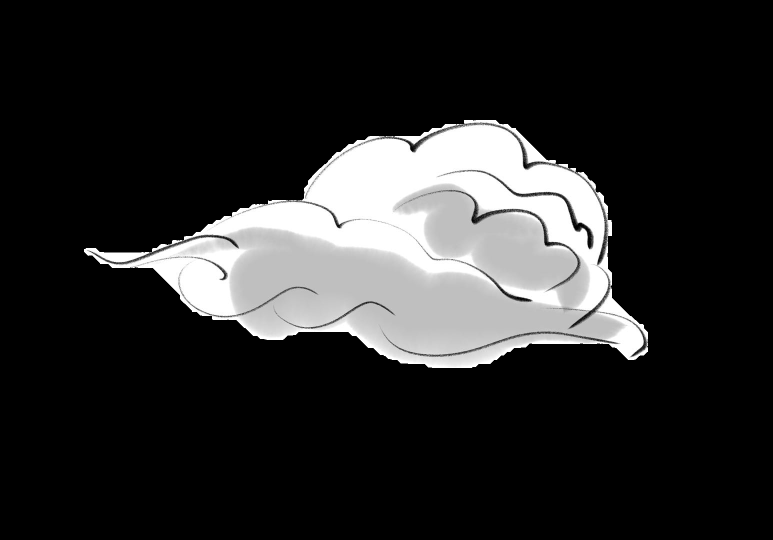
#> input picture src/backgroud/cloud_contour.png, 1546 x 1080 px (shown at 1/2 size)
$ python threading_flash.py
#> lines starting #> are read from the running program, lines starting #| are printed output that depends on the picture
import cv2
import os
from add_pic import *
from extract_contour_by_tools import *
from generate_flash import *
# need to kenow the nums of video and the video path
import threading
from time import sleep
import random
class Flash:
    def __init__(self):
        self._runing = True
        self.cloud_frame = cv.imread("src/backgroud/cloud_contour.png")
#> self.cloud_frame is the input picture: shape (1080, 1546, 3); min 0, max 255, mean 41.5
        self.cloud_frame = cv2.resize(self.cloud_frame,(int(self.cloud_frame.shape[1]/6),int(self.cloud_frame.shape[1]/6)))
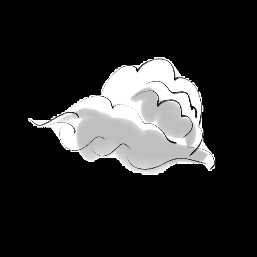
#> self.cloud_frame: shape (257, 257, 3); min 0, max 255, mean 41.5
    def terminate(self):
        self._runing = False
    def generate_raw_flash(self,video_path):
        while True:
            video_files = os.listdir(video_path)
            video_files.sort()
            print("video files is; ",video_files)
            # cv2.namedWindow("image",cv2.WINDOW_NORMAL)
            if len(video_files) == 1:
                cap = cv2.VideoCapture(os.path.join(video_path,video_files[0]))
                i = 0
                while self._runing:
                    print("in thread 1 loop")
                    i += 1
                    try:
                        _,frame = cap.read()
                        if frame is None:
                            break
                        rate = 0.02 / 100 * i
                        trans_cloud_frame = fangshe(self.cloud_frame,rate)
                        frame = add_image_to_background_cloud(trans_cloud_frame,frame,i,0)
                        cv2.imwrite("file.png",frame)
                        sleep(0.05)
                        current_file_num = len(os.listdir(video_path))
                        if current_file_num != 1:
                            break
                        if i > 1000:
                            i =  0
                    except:
                        continue

            if len(video_files) == 2:
                cap = cv2.VideoCapture(os.path.join(video_path,video_files[0]))
                cap1 = cv2.VideoCapture(os.path.join(video_path,video_files[1]))
                i = 0
                while self._runing:
                    i += 1
                    if i > 1000:
                        i = 0
                    print("in thread 2 loop")
                    try:
                        b_ret,background = cap.read()
                        if not b_ret:
                            cap.release()
                            cap = cv2.VideoCapture(os.path.join(video_path,video_files[0]))
                            b_ret,background = cap.read()
                        o1_ret,object_frame1 = cap1.read()
                        if not o1_ret:
                            cap1.release()
                            cap1 = cv2.VideoCapture(os.path.join(video_path,video_files[1]))
                            o1_ret,object_frame1 = cap1.read()
                        background = cv2.resize(background,(1920,1080))

                        rate = 0.02 / 100 * i
                        trans_cloud_frame = fangshe(self.cloud_frame,rate)
                        print("^^^^^ : ",video_files[1])
                        frame = add_image_to_background_cloud(trans_cloud_frame,background,i,0)
                        total_frame = add_image_to_background_cloud(object_frame1,frame,200 + i,400)
                        cv2.imwrite("file.png",total_frame)
                        sleep(0.05)
                        current_file_num = len(os.listdir(video_path))
                        if current_file_num != 2:
                            break
                    except:
                        continue
                    # cv2.imshow("frame1",total_frame)
                    # cv2.waitKey(50)
            if len(video_files) == 3:
                cap = cv2.VideoCapture(os.path.join(video_path,video_files[0]))
                cap1 = cv2.VideoCapture(os.path.join(video_path,video_files[1]))
                cap2 = cv2.VideoCapture(os.path.join(video_path,video_files[2]))
                i = 0
                while self._runing:
                    print("in thread 3 loop")
                    i += 1
                    if i > 1000:
                        i = 0
                    try:
                        b_ret,background = cap.read()
                        if not b_ret:
                            cap.release()
                            cap = cv2.VideoCapture(os.path.join(video_path,video_files[0]))
                            b_ret,background = cap.read()
                        background = cv2.resize(background,(1920,1080))

                        rate = 0.02 / 100 * i
                        trans_cloud_frame = fangshe(self.cloud_frame,rate)
                        background = add_image_to_background_cloud(trans_cloud_frame,background,i,0)

                        o1_ret,object_frame1 = cap1.read()

                        if not o1_ret:
                            cap1.release()
                            cap1 = cv2.VideoCapture(os.path.join(video_path,video_files[1]))
                            o1_ret,object_frame1 = cap1.read()
                        total_frame = add_image_to_background_cloud(object_frame1,background,200 + i,400)
                        o2_ret,object_frame2 = cap2.read()
                        if not o2_ret:
                            cap2.release()
                            cap2 = cv2.VideoCapture(os.path.join(video_path,video_files[2]))
                            o2_ret,object_frame2 = cap2.read()
                        total_frame = add_image_to_background_cloud(object_frame2,total_frame,300 + i,550)
                        cv2.imwrite("file.png",total_frame)
                        sleep(0.05)
                        current_file_num = len(os.listdir(video_path))
                        if current_file_num != 3:
                            break
                    except:
                        continue
                    # cv2.imshow("image",total_frame)
                    # cv2.waitKey(50)
            if len(video_files) == 4:
                cap = cv2.VideoCapture(os.path.join(video_path,video_files[0]))
                cap1 = cv2.VideoCapture(os.path.join(video_path,video_files[1]))
                cap2 = cv2.VideoCapture(os.path.join(video_path,video_files[2]))
                cap3 = cv2.VideoCapture(os.path.join(video_path,video_files[3]))
                i = 0
                while True:
                    i += 1
                    print("in thread 4 loop")
                    if i > 1000:
                        i = 0
                    try:
                        b_ret,background = cap.read()
                        if not b_ret:
                            cap.release()
                            cap = cv2.VideoCapture(os.path.join(video_path,video_files[0]))
                            b_ret,background = cap.read()
                        background = cv2.resize(background,(1920,1080))
                        rate = 0.02 / 100 * i
                        trans_cloud_frame = fangshe(self.cloud_frame,rate)
                        background = add_image_to_background_cloud(trans_cloud_frame,background,i,0)
                        o1_ret,object_frame1 = cap1.read()
                        if not o1_ret:
                            cap1.release()
                            cap1 = cv2.VideoCapture(os.path.join(video_path,video_files[1]))
                            o1_ret,object_frame1 = cap1.read()
                        total_frame = add_image_to_background_cloud(object_frame1,background,100 + i,100)
                        o2_ret,object_frame2 = cap2.read()
                        if not o2_ret:
                            cap2.release()
                            cap2 = cv2.VideoCapture(os.path.join(video_path,video_files[2]))
                            o2_ret,object_frame2 = cap2.read()
                        total_frame = add_image_to_background_cloud(object_frame2,total_frame,300 + i,350)
                        o3_ret,object_frame3 = cap3.read()
                        if not o3_ret:
                            cap3.release()
                            cap3 = cv2.VideoCapture(os.path.join(video_path,video_files[3]))
                            o3_ret,object_frame3 = cap3.read()
                        total_frame = add_image_to_background_cloud(object_frame3,total_frame,200 + i,500)
                        cv2.imwrite("file.png",total_frame)
                        sleep(0.05)
                        current_file_num = len(os.listdir(video_path))
                        if current_file_num != 4:
                            break
                        # print("into 4 files")
                        sleep(0.05)
                    except:
                        continue
                    # cvvvvvvvvvvvvvvvvvvvvvvvvvvvvvvvvvvv v2.imshow("image",f)
                    # cv2.waitKey(50)
            if len(video_files) == 5:
                cap = cv2.VideoCapture(os.path.join(video_path,video_files[0]))
                cap1 = cv2.VideoCapture(os.path.join(video_path,video_files[1]))
                cap2 = cv2.VideoCapture(os.path.join(video_path,video_files[2]))
                cap3 = cv2.VideoCapture(os.path.join(video_path,video_files[3]))
                cap4 = cv2.VideoCapture(os.path.join(video_path,video_files[4]))
                i = 0
                while True:
                    i += 1
                    print("in thread 4 loop")
                    if i > 1000:
                        i = 0
                    try:
                        b_ret,background = cap.read()
                        if not b_ret:
                            cap.release()
                            cap = cv2.VideoCapture(os.path.join(video_path,video_files[0]))
                            b_ret,background = cap.read()
                        background = cv2.resize(background,(1920,1080))
                        rate = 0.02 / 100 * i
                        trans_cloud_frame = fangshe(self.cloud_frame,rate)
                        background = add_image_to_background_cloud(trans_cloud_frame,background,i,0)
                        o1_ret,object_frame1 = cap1.read()
                        if not o1_ret:
                            cap1.release()
                            cap1 = cv2.VideoCapture(os.path.join(video_path,video_files[1]))
                            o1_ret,object_frame1 = cap1.read()
                        total_frame = add_image_to_background_cloud(object_frame1,background,100 + i,100)
                        o2_ret,object_frame2 = cap2.read()
                        if not o2_ret:
                            cap2.release()
                            cap2 = cv2.VideoCapture(os.path.join(video_path,video_files[2]))
                            o2_ret,object_frame2 = cap2.read()
                        total_frame = add_image_to_background_cloud(object_frame2,total_frame,200 + 2*i,350)
                        o3_ret,object_frame3 = cap3.read()
                        if not o3_ret:
                            cap3.release()
                            cap3 = cv2.VideoCapture(os.path.join(video_path,video_files[3]))
                            o3_ret,object_frame3 = cap3.read()
                        total_frame = add_image_to_background_cloud(object_frame3,total_frame,300 + i,500)
                        o4_ret,object_frame4 = cap4.read()
                        if not o4_ret:
                            cap4.release()
                            cap4 = cv2.VideoCapture(os.path.join(video_path,video_files[4]))
                            o4_ret,object_frame4 = cap4.read()
                        total_frame = add_image_to_background_cloud(object_frame4,total_frame,400 + i,650)
                        cv2.imwrite("file.png",total_frame)
                        sleep(0.05)
                        current_file_num = len(os.listdir(video_path))
                        if current_file_num != 5:
                            break
                        # print("into 4 files")
                        sleep(0.05)
                    except:
                        continue
            if len(video_files) == 6:
                cap = cv2.VideoCapture(os.path.join(video_path,video_files[0]))
                cap1 = cv2.VideoCapture(os.path.join(video_path,video_files[1]))
                cap2 = cv2.VideoCapture(os.path.join(video_path,video_files[2]))
                cap3 = cv2.VideoCapture(os.path.join(video_path,video_files[3]))
                cap4 = cv2.VideoCapture(os.path.join(video_path,video_files[4]))
                cap5 = cv2.VideoCapture(os.path.join(video_path,video_files[4]))
                i = 0
                while True:
                    i += 1
                    print("in thread 4 loop")
                    if i > 1000:
                        i = 0
                    try:
                        b_ret,background = cap.read()
                        if not b_ret:
                            cap.release()
                            cap = cv2.VideoCapture(os.path.join(video_path,video_files[0]))
                            b_ret,background = cap.read()
                        background = cv2.resize(background,(1920,1080))
                        rate = 0.02 / 100 * i
                        trans_cloud_frame = fangshe(self.cloud_frame,rate)
                        background = add_image_to_background_cloud(trans_cloud_frame,background,i,0)
                        o1_ret,object_frame1 = cap1.read()
                        if not o1_ret:
                            cap1.release()
                            cap1 = cv2.VideoCapture(os.path.join(video_path,video_files[1]))
                            o1_ret,object_frame1 = cap1.read()
                        total_frame = add_image_to_background_cloud(object_frame1,background,100 + i,100)
                        o2_ret,object_frame2 = cap2.read()
                        if not o2_ret:
                            cap2.release()
                            cap2 = cv2.VideoCapture(os.path.join(video_path,video_files[2]))
                            o2_ret,object_frame2 = cap2.read()
                        total_frame = add_image_to_background_cloud(object_frame2,total_frame,200 + i,350)
                        o3_ret,object_frame3 = cap3.read()
                        if not o3_ret:
                            cap3.release()
                            cap3 = cv2.VideoCapture(os.path.join(video_path,video_files[3]))
                            o3_ret,object_frame3 = cap3.read()
                        total_frame = add_image_to_background_cloud(object_frame3,total_frame,300 + i,500)
                        o4_ret,object_frame4 = cap4.read()
                        if not o4_ret:
                            cap4.release()
                            cap4 = cv2.VideoCapture(os.path.join(video_path,video_files[4]))
                            o4_ret,object_frame4 = cap4.read()
                        total_frame = add_image_to_background_cloud(object_frame4,total_frame,150 + i,650)
                        o5_ret,object_frame5 = cap5.read()
                        if not o5_ret:
                            cap5.release()
                            cap5 = cv2.VideoCapture(os.path.join(video_path,video_files[5]))
                            o5_ret,object_frame5 = cap5.read()
                        total_frame = add_image_to_background_cloud(object_frame5,total_frame,60 + i,800)
                        cv2.imwrite("file.png",total_frame)
                        sleep(0.05)
                        current_file_num = len(os.listdir(video_path))
                        if current_file_num != 6:
                            break
                        # print("into 4 files")
                        sleep(0.05)
                    except:
                        continue

if __name__ == "__main__":
    video_path = "src/temp/test_flash"
    # generate_raw_flash(video_path)
    f = Flash()
    thread1 = threading.Thread(target=f.generate_raw_flash,args=(video_path,))
    thread1.start()


'''
    import time
    time.sleep(15)
    print("&&&&&&&&&&&&10s ready for second picture")
    f.terminate()
    f1 = Flash()
    print("*****************************************")
    thread2 = threading.Thread(target=f1.generate_raw_flash,args=(video_path,))
    thread2.start()
'''
